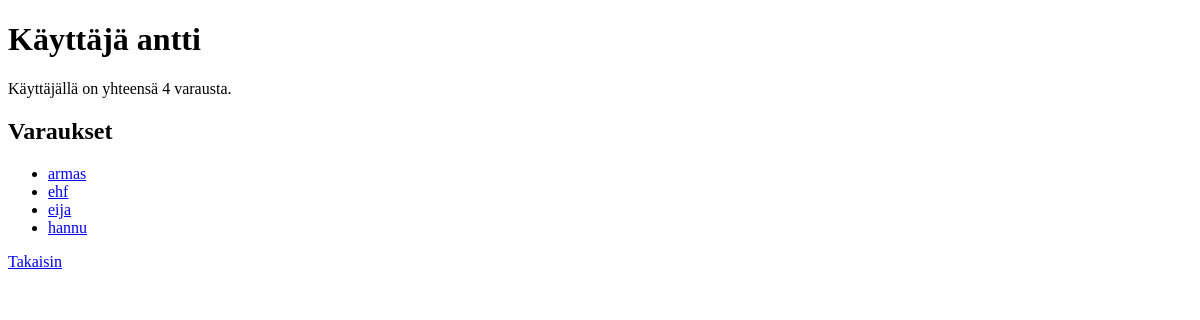
The page /user/1 on the database as committed earlier.
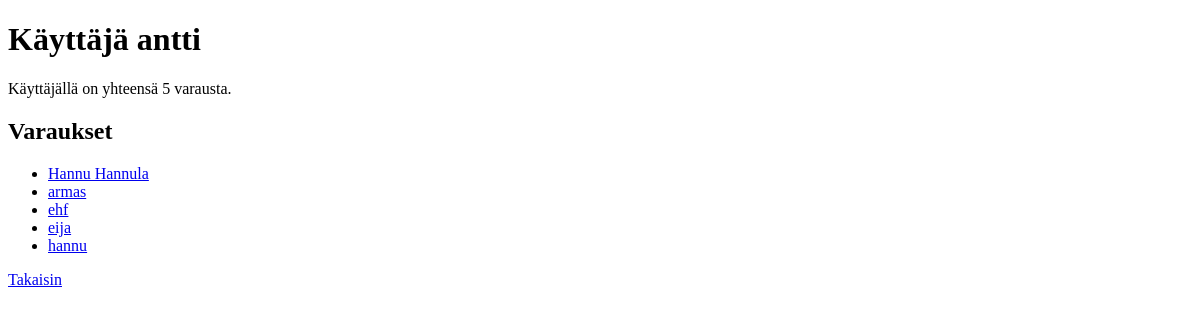
The same page on the database as committed later.
### tables this page shows
CREATE TABLE reservations (
    id INTEGER PRIMARY KEY,
    name TEXT,
    amount TEXT,
    time INTEGER,
    cat TEXT,
    user_id INTEGER REFERENCES users
);

### app.py (the view)
@app.route("/user/<int:user_id>")
def show_user(user_id):
    user = users.get_user(user_id)
    if not user:
        abort(404)
    reservations = users.get_reservations(user_id)
    return render_template("show_user.html", user=user, reservations=reservations)

### db.py (called while the page is built)
def get_connection():
    con = sqlite3.connect("database.db")
    con.execute("PRAGMA foreign_keys = ON")
    con.row_factory = sqlite3.Row
    return con

def query(sql, params=[]):
    con = get_connection()
    result = con.execute(sql, params).fetchall()
    con.close()
    return result

### users.py (called while the page is built)
def get_user(user_id):
    sql = "SELECT id, username FROM users WHERE id = ?"
    result = db.query(sql, [user_id])
    return result[0] if result else None

def get_reservations(user_id):
    sql = "SELECT id, name FROM reservations WHERE user_id = ? ORDER BY id DESC"
    return db.query(sql, [user_id])

### templates/show_user.html (shortened to what this page needs)
<!DOCTYPE html>
<html>
<head>
</head>
<body>
    <h1>Käyttäjä {{ user.username }}</h1>
    <p>
        Käyttäjällä on yhteensä {{ reservations | count }} varausta.
    </p>
    <h2>Varaukset</h2>
    <ul>
        {% for reservation in reservations %}
        <li><a href="/reservation/{{ reservation.id }}">{{ reservation.name }}</a></li>
        {% endfor %}
    </ul>
    <p>
      <a href="/">Takaisin</a>
    </p>
</body>
</html>

Rows that differ between the two databases and show on the page:
added reservations: name "Hannu Hannula"
Other text that changed with them:
{{ reservations | count }}: "4" → "5"
